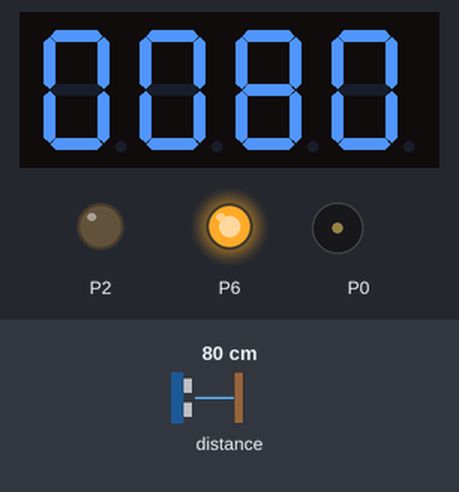
Recording of a program running on a simulated BBC micro:bit (MakeCode). Shown: 4-digit seven-segment display, output pins drawn as LEDs (lit = HIGH), buzzer (waves = sounding). The inputs (shaded band) are chosen by the test bench; at power-on: distance to the obstacle 80 cm.

Above: at 1.2 s.
1.3 s: distance to the obstacle set to 6 cm
At 3.0 s:
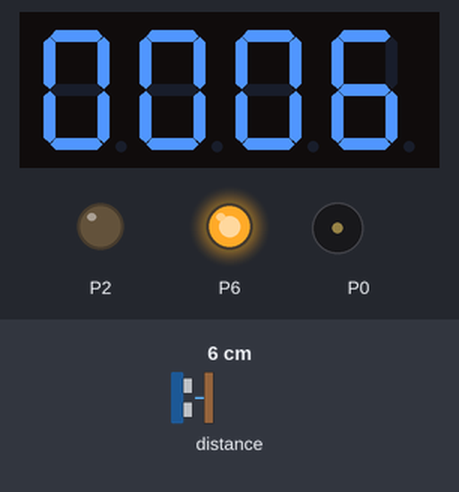
3.5 s: distance to the obstacle set to 3 cm
At 5.0 s:
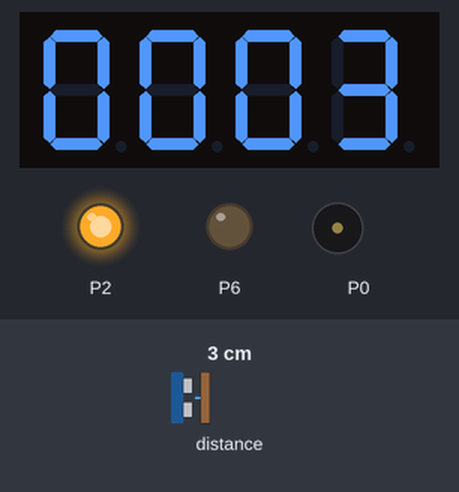
7.6 s: distance to the obstacle set to 2 cm
At 8.6 s:
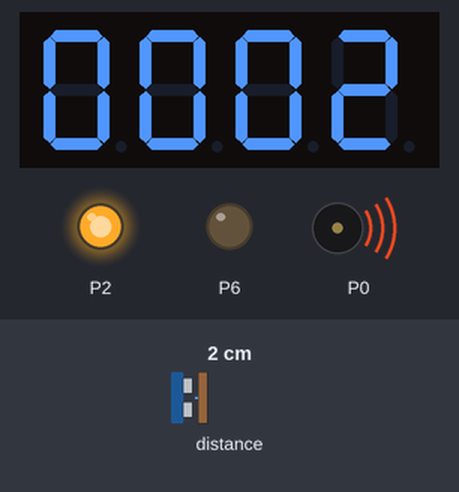
Timing chart, 0 to 16.2 s (numbered marks = the images above; inputs shaded):
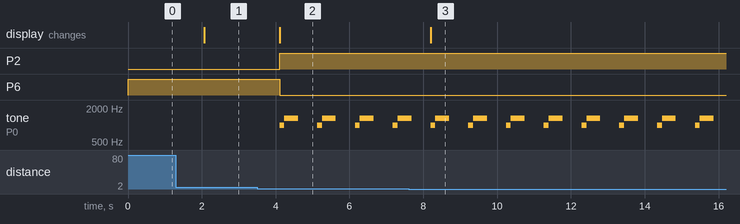

Measured:
- the behaviour switches between 5 and 4 cm on distance to the obstacle (found by bisection; images 1 and 2)
- after the input at 1.3 s, the display: changes after 0.76 s (image 1)
- after the input at 3.5 s, P2: LOW → HIGH after 0.61 s; P6: HIGH → LOW after 0.61 s; tone on P0: silent → 988 Hz after 0.61 s, then repeats every 1.0 s: 1319 Hz 0.38 s, silent 0.52 s, 988 Hz 0.13 s; the display: changes after 0.61 s (image 2)
- after the input at 7.6 s, the display: changes after 0.60 s (image 3)

The program:

main.ts
```typescript
let distance = 0
pins.digitalWritePin(DigitalPin.P6, 0)
pins.digitalWritePin(DigitalPin.P2, 0)
led.enable(false)
let affichage = TM1637.create(
DigitalPin.P15,
DigitalPin.P1,
7,
4
)
basic.forever(function () {
    distance = sonar.ping(
    DigitalPin.P14,
    DigitalPin.P13,
    PingUnit.Centimeters
    )
    affichage.showNumber(distance)
    if (distance < 5) {
        pins.digitalWritePin(DigitalPin.P6, 0)
        pins.digitalWritePin(DigitalPin.P2, 1)
        music.startMelody(music.builtInMelody(Melodies.BaDing), MelodyOptions.Once)
    } else {
        pins.digitalWritePin(DigitalPin.P2, 0)
        pins.digitalWritePin(DigitalPin.P6, 1)
    }
    basic.pause(1000)
})
```

test.ts
```typescript
// les tests vont ici ; cela ne sera pas compilé si ce paquet est utilisé en tant qu'extension.
```
